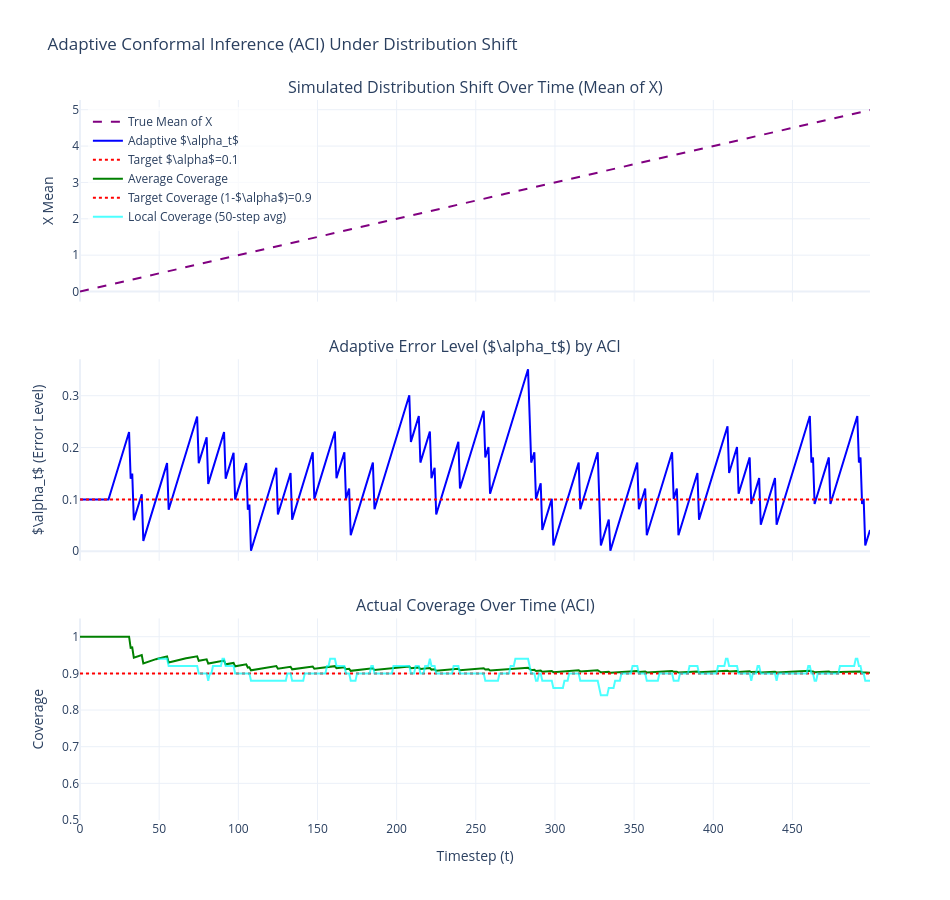

The notebook cell this image was saved under:
### Code cell
from plotly.subplots import make_subplots

import plotly.graph_objs as go

timesteps = jnp.arange(total_timesteps)

# Plot 1: True X Mean Shift
trace_x_mean = go.Scatter(
    x=timesteps,
    y=true_X_means,
    mode="lines",
    name="True Mean of X",
    line=dict(color="purple", dash="dash"),
)

# Plot 2: Adaptive Alpha
trace_alpha = go.Scatter(
    x=timesteps,
    y=alpha_t_history,
    mode="lines",
    name="Adaptive $\\alpha_t$",
    line=dict(color="blue"),
)
trace_alpha_target = go.Scatter(
    x=timesteps,
    y=[alpha_target] * len(timesteps),
    mode="lines",
    name=f"Target $\\alpha$={alpha_target}",
    line=dict(color="red", dash="dot"),
)

# Plot 3: Long-Run Coverage
cumulative_errors = jnp.cumsum(jnp.array(err_t_history))
average_errors = cumulative_errors / (jnp.arange(len(err_t_history)) + 1)
trace_coverage = go.Scatter(
    x=timesteps,
    y=1 - average_errors,
    mode="lines",
    name="Average Coverage",
    line=dict(color="green"),
)
trace_coverage_target = go.Scatter(
    x=timesteps,
    y=[1 - alpha_target] * len(timesteps),
    mode="lines",
    name=f"Target Coverage (1-$\\alpha$)={1 - alpha_target}",
    line=dict(color="red", dash="dot"),
)

# Local coverage (moving average)
window_for_local_coverage = 50
local_coverage = jnp.convolve(
    jnp.array(coverage_history),
    jnp.ones(window_for_local_coverage) / window_for_local_coverage,
    mode="valid",
)
trace_local_coverage = go.Scatter(
    x=timesteps[window_for_local_coverage - 1 :],
    y=local_coverage,
    mode="lines",
    name=f"Local Coverage ({window_for_local_coverage}-step avg)",
    line=dict(color="cyan", width=2, dash="solid"),
    opacity=0.7,
)

# Create subplots

fig = make_subplots(
    rows=3,
    cols=1,
    shared_xaxes=True,
    vertical_spacing=0.08,
    subplot_titles=[
        "Simulated Distribution Shift Over Time (Mean of X)",
        "Adaptive Error Level ($\\alpha_t$) by ACI",
        "Actual Coverage Over Time (ACI)",
    ],
)

# Add traces
fig.add_trace(trace_x_mean, row=1, col=1)
fig.add_trace(trace_alpha, row=2, col=1)
fig.add_trace(trace_alpha_target, row=2, col=1)
fig.add_trace(trace_coverage, row=3, col=1)
fig.add_trace(trace_coverage_target, row=3, col=1)
fig.add_trace(trace_local_coverage, row=3, col=1)

# Update axes and layout
fig.update_yaxes(title_text="X Mean", row=1, col=1)
fig.update_yaxes(title_text="$\\alpha_t$ (Error Level)", row=2, col=1)
fig.update_yaxes(title_text="Coverage", row=3, col=1, range=[0.5, 1.05])
fig.update_xaxes(title_text="Timestep (t)", row=3, col=1)

fig.update_layout(
    height=900,
    width=950,
    showlegend=True,
    legend=dict(x=0.01, y=0.99, bgcolor="rgba(255,255,255,0.7)"),
    template="plotly_white",
    title="Adaptive Conformal Inference (ACI) Under Distribution Shift",
)

fig.show()

print(f"Final average error rate: {average_errors[-1]:.4f}")
print(f"Target error rate (alpha): {alpha_target:.4f}")
print(
    "\nNOTE: ACI aims for long-run average coverage. Local coverage may fluctuate, especially with strong shifts or small windows."
)
print(
    "The simple linear regression model inside ACI might not adapt perfectly to non-linear relationships or complex shifts."
)

### Figure 1 — Plotly figure (JSON) as saved in the notebook; plotly's stock layout.template omitted (floating-point values rounded to 4 significant figures; data arrays with more than 128 entries replaced by an {"elided": "..."} marker saying what was removed)
{"data": [{"line": {"color": "purple", "dash": "dash"}, "mode": "lines", "name": "True Mean of X", "type": "scatter", "x": {"elided": "500 int values"}, "xaxis": "x", "y": {"elided": "500 float values"}, "yaxis": "y"}, {"line": {"color": "blue"}, "mode": "lines", "name": "Adaptive $\\alpha_t$", "type": "scatter", "x": {"elided": "500 int values"}, "xaxis": "x2", "y": {"elided": "500 float values"}, "yaxis": "y2"}, {"line": {"color": "red", "dash": "dot"}, "mode": "lines", "name": "Target $\\alpha$=0.1", "type": "scatter", "x": {"elided": "500 int values"}, "xaxis": "x2", "y": {"elided": "500 float values"}, "yaxis": "y2"}, {"line": {"color": "green"}, "mode": "lines", "name": "Average Coverage", "type": "scatter", "x": {"elided": "500 int values"}, "xaxis": "x3", "y": {"elided": "500 float values"}, "yaxis": "y3"}, {"line": {"color": "red", "dash": "dot"}, "mode": "lines", "name": "Target Coverage (1-$\\alpha$)=0.9", "type": "scatter", "x": {"elided": "500 int values"}, "xaxis": "x3", "y": {"elided": "500 float values"}, "yaxis": "y3"}, {"line": {"color": "cyan", "dash": "solid", "width": 2}, "mode": "lines", "name": "Local Coverage (50-step avg)", "opacity": 0.7, "type": "scatter", "x": {"elided": "451 int values"}, "xaxis": "x3", "y": {"elided": "451 float values"}, "yaxis": "y3"}], "layout": {"annotations": [{"font": {"size": 16}, "showarrow": false, "text": "Simulated Distribution Shift Over Time (Mean of X)", "x": 0.5, "xanchor": "center", "xref": "paper", "y": 1, "yanchor": "bottom", "yref": "paper"}, {"font": {"size": 16}, "showarrow": false, "text": "Adaptive Error Level ($\\alpha_t$) by ACI", "x": 0.5, "xanchor": "center", "xref": "paper", "y": 0.64, "yanchor": "bottom", "yref": "paper"}, {"font": {"size": 16}, "showarrow": false, "text": "Actual Coverage Over Time (ACI)", "x": 0.5, "xanchor": "center", "xref": "paper", "y": 0.28, "yanchor": "bottom", "yref": "paper"}], "height": 900, "legend": {"bgcolor": "rgba(255,255,255,0.7)", "x": 0.01, "y": 0.99}, "showlegend": true, "title": {"text": "Adaptive Conformal Inference (ACI) Under Distribution Shift"}, "width": 950, "xaxis": {"anchor": "y", "domain": [0, 1], "matches": "x3", "showticklabels": false}, "xaxis2": {"anchor": "y2", "domain": [0, 1], "matches": "x3", "showticklabels": false}, "xaxis3": {"anchor": "y3", "domain": [0, 1], "title": {"text": "Timestep (t)"}}, "yaxis": {"anchor": "x", "domain": [0.72, 1], "title": {"text": "X Mean"}}, "yaxis2": {"anchor": "x2", "domain": [0.36, 0.64], "title": {"text": "$\\alpha_t$ (Error Level)"}}, "yaxis3": {"anchor": "x3", "domain": [0, 0.28], "range": [0.5, 1.05], "title": {"text": "Coverage"}}}}
